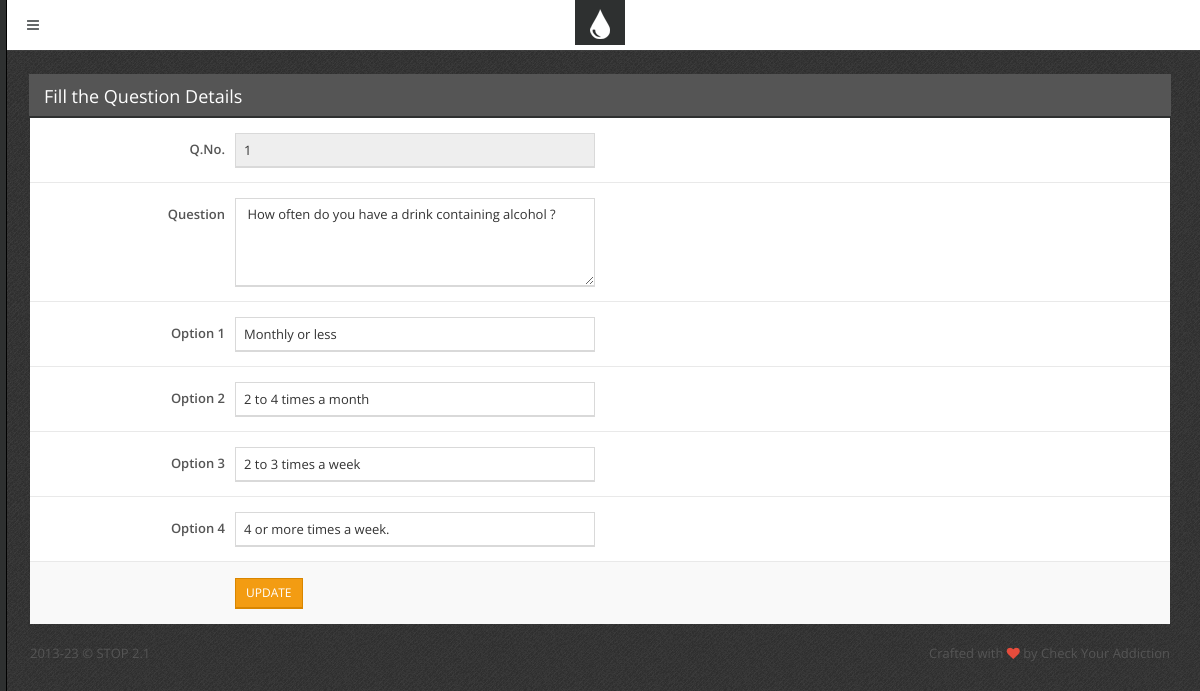
The app's page /que_edit.php?qid=1 with its own data.
### tables this page shows
CREATE TABLE IF NOT EXISTS `questions` (
  `id` int(11) NOT NULL AUTO_INCREMENT,
  `qid` int(11) NOT NULL,
  `question` varchar(256) NOT NULL,
  `option1` varchar(256) NOT NULL,
  `option2` varchar(256) NOT NULL,
  `option3` varchar(256) NOT NULL,
  `option4` varchar(256) NOT NULL,
  PRIMARY KEY (`id`)
);

### que_edit.php (the view, shortened to what this page needs)
<?php include 'inc/top.php';       ?>
<?php
include("db.php");
$qid = $_REQUEST['qid'];
$result = mysqli_query($con,"SELECT * FROM questions WHERE qid  = '$qid'");
$test = mysqli_fetch_array($result);
                $qid=$test['qid'] ;
                $question= $test['question'] ;
                $option1=$test['option1'];
                $option2=$test['option2'];
                $option3=$test['option3'];
                $option4=$test['option4'];
?>
    <div class="block">
        <div class="block-title">
            <h2>Fill the Question Details </h2>
        </div>
        <form  method="post" class="form-horizontal form-bordered" >
            <div class="form-group">
                <label class="col-sm-2 control-label" for="bordered-username">Q.No.</label>
                <div class="col-sm-4">
                    <input type="text" id="bordered-username" name="qid" value="<?php echo $qid ?>" class="form-control" readonly>
                </div>
            </div>
            <div class="form-group">
                <label class="col-sm-2 control-label" for="bordered-bio">Question
                </label>
                <div class="col-sm-4">
                    <textarea id="bordered-bio" name="question" rows="4" class="form-control" required> <?php echo $question ?></textarea>
                </div>
            </div>
             <div class="form-group">
                <label class="col-sm-2 control-label" for="bordered-username">Option 1 </label>
                <div class="col-sm-4">
                    <input type="text" id="bordered-username" name="option1" value="<?php echo $option1 ?>" class="form-control" >
                </div>
            </div>
             <div class="form-group">
                <label class="col-sm-2 control-label" for="bordered-username">Option 2 </label>
                <div class="col-sm-4">
                    <input type="text" id="bordered-username" name="option2" value="<?php echo $option2 ?>" class="form-control" >
                </div>
            </div>
             <div class="form-group">
                <label class="col-sm-2 control-label" for="bordered-username">Option 3 </label>
                <div class="col-sm-4">
                    <input type="text" id="bordered-username" name="option3" value="<?php echo $option3 ?>" class="form-control" >
                </div>
            </div>
             <div class="form-group">
                <label class="col-sm-2 control-label" for="bordered-username">Option 4 </label>
                <div class="col-sm-4">
                    <input type="text" id="bordered-username" name="option4" value="<?php echo $option4 ?>" class="form-control" >
                </div>
            </div>
            <div class="form-group">
                <div class="col-sm-10 col-sm-offset-2">
                    <input type="submit" name="save" class="btn btn-sm btn-primary" value=" UPDATE "/>
                </div>
            </div>
        </form>
    </div>
<?php include 'inc/footer.php';  ?>
<?php include 'inc/bottom.php';  ?>

### css/main.css (style rules this page uses)
body { font-family: "Open Sans", "Helvetica Neue", Helvetica, Arial, sans-serif; color: #555555; font-size: 13px; background: #454545 url('../img/template/bg.png') top left repeat; }
.block { margin: 0 0 20px; padding: 20px 20px 1px 20px; background-color: #ffffff; }
.block-title { color: #646869; margin: -21px -21px 20px; background-color: #555555; border-bottom: 2px solid #2e3030; color: #ffffff; }
.block-title h1, .block-title h2, .block-title h3, .block-title h4, .block-title h5, .block-title h6 { display: inline-block; font-size: 18px; line-height: 18px; line-height: 1.4; margin: 0; padding: 10px 16px 7px; font-weight: normal; }
.block-title h1, .block-title h2, .block-title h3 { padding-left: 15px; padding-right: 15px; }
h1, h2, h3, h4, h5, h6, .h1, .h2, .h3, .h4, .h5, .h6 { font-family: "Open Sans", "Helvetica Neue", Helvetica, Arial, sans-serif; font-weight: 300; }
label { font-weight: normal; padding-bottom: 5px; }
.control-label { font-weight: 600; }
.form-control { font-size: 13px; padding: 6px 8px; color: #333; border-color: #d9d9d9; border-radius: 0 !important; -webkit-box-shadow: 0 1px 0 #d9d9d9; box-shadow: 0 1px 0 #d9d9d9; }
.form-horizontal .form-group { margin-right: -5px; margin-left: -5px; }
.form-horizontal.form-bordered { margin: -20px -20px -1px; }
.form-horizontal.form-bordered .form-group { border-top: 1px solid #e9e9e9; margin: 0; padding: 15px; }
.form-horizontal.form-bordered .form-group:first-child { border-top: none; }
.form-horizontal.form-bordered .form-group:last-child { background-color: #f9f9f9; }
input[type="text"].form-control, input[type="password"].form-control, input[type="email"].form-control, textarea.form-control { -webkit-appearance: none; }
.btn { margin: 1px 0; border-radius: 0 !important; }
.btn-primary, .btn-primary:hover, .btn-primary:focus, .btn-primary:active, .btn-primary.active, .open .dropdown-toggle.btn-primary, .btn-primary.disabled, .btn-primary[disabled], fieldset[disabled] .btn-primary, .btn-primary.disabled:hover, .btn-primary[disabled]:hover, fieldset[disabled] .btn-primary:hover, .btn-primary.disabled:focus, .btn-primary[disabled]:focus, fieldset[disabled] .btn-primary:focus, .btn-primary.disabled:active, .btn-primary[disabled]:active, fieldset[disabled] .btn-primary:active, .btn-primary.disabled.active, .btn-primary[disabled].active, fieldset[disabled] .btn-primary.active { background-color: #f39c12; border-color: #d98600; -webkit-box-shadow: 0 1px 0 #d98600; box-shadow: 0 1px 0 #d98600; }
.col-xs-1, .col-xs-2, .col-xs-3, .col-xs-4, .col-xs-5, .col-xs-6, .col-xs-7, .col-xs-8, .col-xs-9, .col-xs-10, .col-xs-11, .col-xs-12, .col-sm-1, .col-sm-2, .col-sm-3, .col-sm-4, .col-sm-5, .col-sm-6, .col-sm-7, .col-sm-8, .col-sm-9, .col-sm-10, .col-sm-11, .col-sm-12, .col-md-1, .col-md-2, .col-md-3, .col-md-4, .col-md-5, .col-md-6, .col-md-7, .col-md-8, .col-md-9, .col-md-10, .col-md-11, .col-md-12, .col-lg-1, .col-lg-2, .col-lg-3, .col-lg-4, .col-lg-5, .col-lg-6, .col-lg-7, .col-lg-8, .col-lg-9, .col-lg-10, .col-lg-11, .col-lg-12 { padding-right: 5px; padding-left: 5px; }

### records on screen
questions: qid "1", question "How often do you have a drink containing alcohol ?", option1 "Monthly or less", option2 "2 to 4 times a month", option3 "2 to 3 times a week", option4 "4 or more times a week."

### other values on screen
$template['name'] "STOP"
$template['version'] "2.1"
